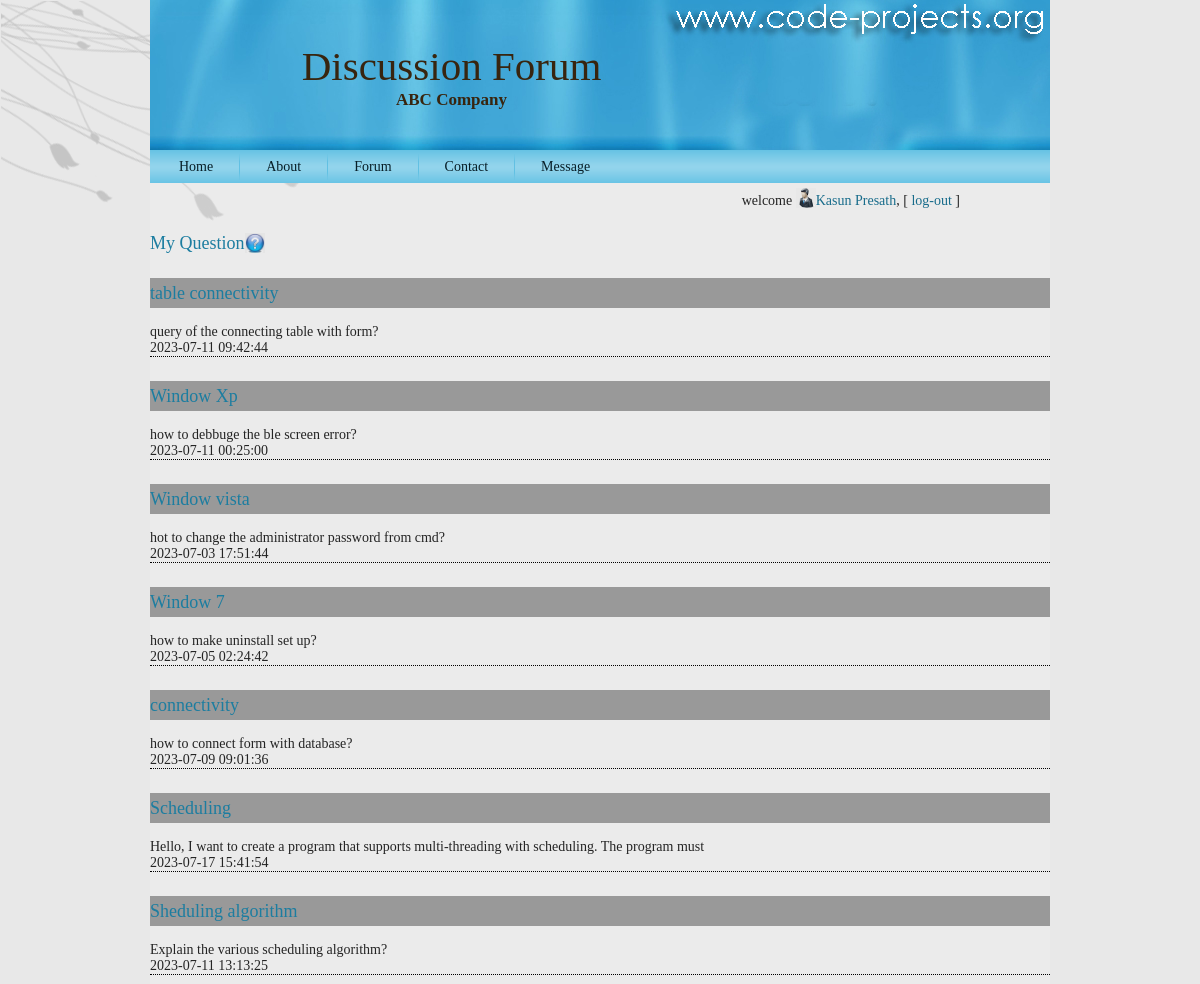
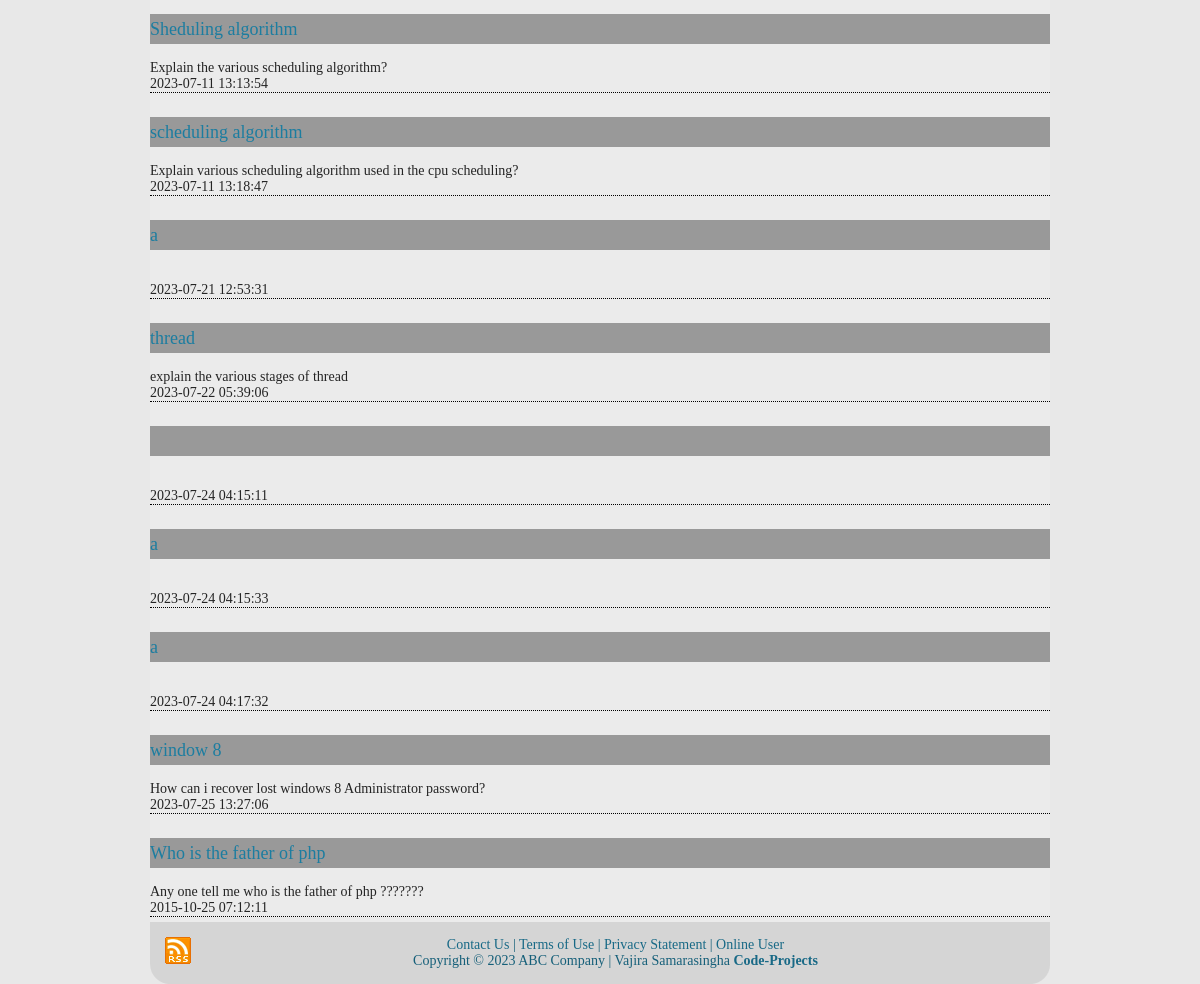
Screenshot of /que.php (signed in) with the database file from the repository (2 pictures, top to bottom).
### tables this page shows
CREATE TABLE `question` (
  `question_id` int(11) NOT NULL,
  `heading` varchar(50) NOT NULL,
  `question_detail` varchar(2000) NOT NULL,
  `datetime` timestamp NOT NULL DEFAULT current_timestamp(),
  `user_id` int(11) NOT NULL,
  `subtopic_id` int(11) NOT NULL,
  `views` int(11) NOT NULL
);

### utility.php (called while the page is built, shortened)
<?php
$con=mysqli_connect ("localhost", "root","","tech_forum");
	function ExecuteQuery ($SQL)
	{
		global $con;
		mysqli_select_db($con,"tech_forum");
		$rows = mysqli_query ($con,$SQL);
		return $rows;
	}
?>

### que.php (the view, shortened to what this page needs)
<?php
	require("header.php");
	require("checkUser.php");
	echo "<h4>My Question<img src='res/images/askq.jpg'  class='imagedel'/></h4>";
?>
<?php
$sql="SELECT * from question where user_id=$_SESSION[uid]";
$result=ExecuteQuery($sql);
		while($row = mysqli_fetch_array($result))
		{
		echo "<span class='box2'>";
		echo "<span class='head'><a href='questionview.php?qid=$row[question_id]'><h4>$row[heading]</h4></a></span>";
		echo "</span>";
		echo  "<br/>";
		echo $row['question_detail'];
		echo  "<br/>";
		echo $row['datetime'];
		echo "<div class='line'></div>";
		}
?>
<?php require("footer.php")?>

### res/style.css (style rules this page uses)
.line { border-bottom:1px dotted black; }
.box2 .head { display:block; height:30px; background-color:#999999; font-weight:bold; line-height:30px; }
.box2 { width: auto; background-color:#CCC; display:block; }
body { margin: 0 auto; padding: 0; background-color: #E8E8E8; }
body { font-family: Georgia, "Times New Roman", Times, Serif; font-size: 14px; color: #242424; }
a { font-family: Georgia, "Times New Roman", Times, Serif; text-decoration: none; color: #186C8B; }
a:link { font-family: Georgia, "Times New Roman", Times, Serif; text-decoration: none; color: #186C8B; }
h1, h2, h3, h4, h5, h6, h1 a, h2 a, h3 a, h4 a, h5 a, h6 a h1 a:hover, h2 a:hover, h3 a:hover, h4 a:hover, h5 a:hover, h6 a:hover h1 a:visited, h2 a:visited, h3 a:visited, h4 a:visited, h5 a:visited, h6 a:visited { font-weight: normal; font-style: normal; text-decoration: none; }
h4, h4 a, h4 a:link, h4 a:visited, h4 a:hover { font-family: Georgia, "Times New Roman", Times, Serif; font-size: 18px; color: #1C7DA0; }
.imagedel { height:20px; width:20px; vertical-align:text-top; vertical-align:text-bottom; }

### rows the page displays
question: heading "table connectivity", question_detail "query of the connecting table with form?", datetime "2023-07-11 09:42:44"
question: heading "Window Xp", question_detail "how to debbuge the ble screen error?", datetime "2023-07-11 00:25:00"
question: heading "Window vista", question_detail "hot to change the administrator password from cmd?", datetime "2023-07-03 17:51:44"
question: heading "Window 7", question_detail "how to make uninstall set up?", datetime "2023-07-05 02:24:42"
question: heading "connectivity", question_detail "how to connect form with database?", datetime "2023-07-09 09:01:36"
question: heading "Scheduling", question_detail "Hello, I want to create a program that supports multi-threading with scheduling. The program must", datetime "2023-07-17 15:41:54"
question: heading "Sheduling algorithm", question_detail "Explain the various scheduling algorithm?", datetime "2023-07-11 13:13:25"
question: heading "Sheduling algorithm", question_detail "Explain the various scheduling algorithm?", datetime "2023-07-11 13:13:54"
question: heading "scheduling algorithm", question_detail "Explain various scheduling algorithm used in the cpu scheduling?", datetime "2023-07-11 13:18:47"
question: heading "a", datetime "2023-07-21 12:53:31"
question: heading "thread", question_detail "explain the various stages of thread", datetime "2023-07-22 05:39:06"
question: datetime "2023-07-24 04:15:11"
question: heading "a", datetime "2023-07-24 04:15:33"
question: heading "a", datetime "2023-07-24 04:17:32"
question: heading "window 8", question_detail "How can i recover lost windows 8 Administrator password?", datetime "2023-07-25 13:27:06"
question: heading "Who is the father of php", question_detail "Any one tell me who is the father of php ???????", datetime "2015-10-25 07:12:11"

### other values shown
$_SESSION["fn"] "Kasun Presath"
